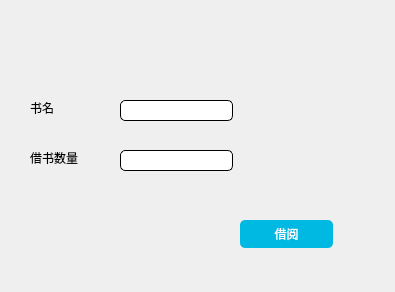
<?xml version="1.0" encoding="UTF-8"?>
<ui version="4.0">
 <class>BorrowBookWin</class>
 <widget class="QDialog" name="BorrowBookWin">
  <property name="geometry">
   <rect>
    <x>0</x>
    <y>0</y>
    <width>395</width>
    <height>292</height>
   </rect>
  </property>
  <property name="windowTitle">
   <string>Dialog</string>
  </property>
  <widget class="QLabel" name="label">
   <property name="geometry">
    <rect>
     <x>30</x>
     <y>100</y>
     <width>72</width>
     <height>15</height>
    </rect>
   </property>
   <property name="text">
    <string>书名</string>
   </property>
  </widget>
  <widget class="QLabel" name="label_2">
   <property name="geometry">
    <rect>
     <x>30</x>
     <y>150</y>
     <width>72</width>
     <height>15</height>
    </rect>
   </property>
   <property name="text">
    <string>借书数量</string>
   </property>
  </widget>
  <widget class="QLineEdit" name="lineEdit">
   <property name="geometry">
    <rect>
     <x>120</x>
     <y>100</y>
     <width>113</width>
     <height>21</height>
    </rect>
   </property>
   <property name="styleSheet">
    <string notr="true">border-radius:5px;

border:1 solid black;
</string>
   </property>
  </widget>
  <widget class="QLineEdit" name="lineEdit_2">
   <property name="geometry">
    <rect>
     <x>120</x>
     <y>150</y>
     <width>113</width>
     <height>21</height>
    </rect>
   </property>
   <property name="styleSheet">
    <string notr="true">border-radius:5px;

border:1 solid black;
</string>
   </property>
  </widget>
  <widget class="QPushButton" name="pushButton">
   <property name="geometry">
    <rect>
     <x>240</x>
     <y>220</y>
     <width>93</width>
     <height>28</height>
    </rect>
   </property>
   <property name="styleSheet">
    <string notr="true">color: rgb(255, 255, 255);
font: 9pt &quot;微软雅黑&quot;;
background-color: rgb(0, 185, 227);
border-radius:5px;
width:71px;
 height:22px;</string>
   </property>
   <property name="text">
    <string>借阅</string>
   </property>
  </widget>
 </widget>
 <resources/>
 <connections/>
</ui>
